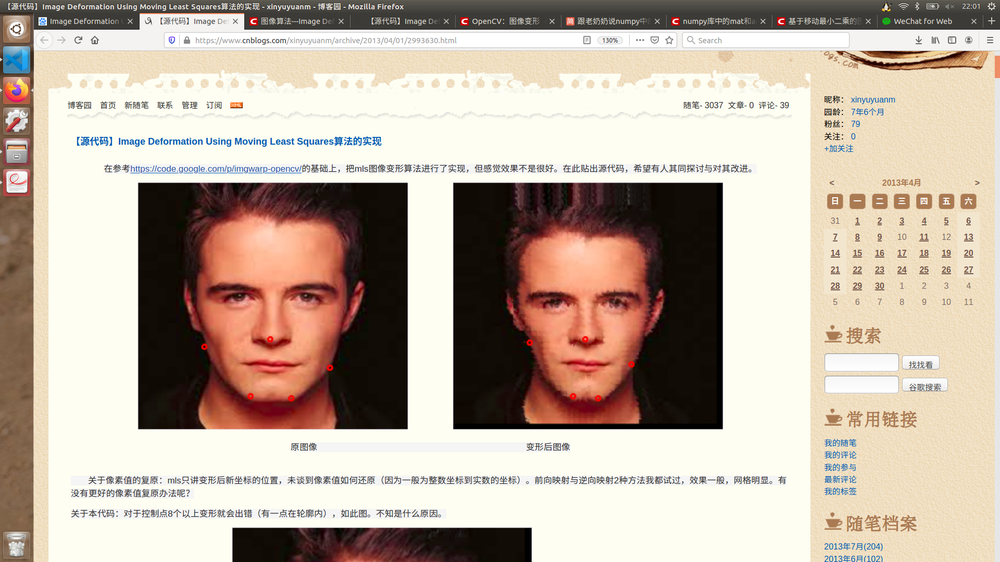
#> input picture data/1.png, 1000 x 562 px, shrunk from 1920 x 1080 before the run
$ python arigid_mls_interpolation.py
#> lines starting #> are read from the running program, lines starting #| are printed output that depends on the picture; after the words box and inside, x2 and y2 are one past the last pixel; in counts of white or black regions, pixels touching at a corner belong together
### tool/drawTools.py
import cv2
import numpy as np
def drawGrid(img,gridSize = 3):
    for i in range(0,img.shape[0],gridSize):
        cv2.line(img,(0,i),(img.shape[1]-1,i),(0,0,255),1)
    for j in range(0,img.shape[1],gridSize):
        cv2.line(img,(j,0),(j,img.shape[0]-1),(0,0,255),1)

    cv2.imshow('imgGrid',img)
    cv2.waitKey(0)
# [39 lines left out: functions drawGridPlus, drawLines, not called in this run]

### arigid_mls_interpolation.py
import cv2
import numpy as np
import math
def showImgPoints(img,points,winName = 'imgJoint'):
    for point in points:
        x = int(point[0])
        y = int(point[1])
        cv2.circle(img,(x,y),6,(255,0,255),3)
    cv2.imshow(winName,img)
    cv2.waitKey(0)
    return img.copy()

def  doublebilinear_interp(x,y,v11, v12, v21,v22):

    return (v11*(1-y) + v12*y) * (1-x) +(v21*(1-y) + v22*y) * x
class ARIGID_MLS:
    def __init__(self,img=None,tImg = None,plist = None,qlist = None,a=1.0):
        self.img = img
        self.tImg = tImg
        self.a = a
        self.plist = plist
        self.qlist = qlist
        print('plist',self.plist)
        print('qlist',self.qlist)
        self.n = len(self.plist)
    def run(self):
        img = self.img
        tImg = self.tImg
        # cv2.imshow('img',img)
        # cv2.waitKey(0)
        dimg = showImgPoints(img.copy(),self.plist,winName= 'src')
        dtImg = showImgPoints(tImg.copy(),self.qlist,winName= 'tar')
        newImg = np.zeros((img.shape[0],img.shape[1],2),dtype=float)
        for i in range(img.shape[0]):
            print(i,img.shape[0])
            for j in range(img.shape[1]):
                v = np.array([j,i])
                # v = self.plist[-1]-0.5 #
                # v = np.array([img.shape[1]//2,img.shape[0]//2])
                w = np.zeros((self.n,),dtype=float)
                nearControl = False
                q_star = np.zeros((1,2),dtype=float)
                p_star = np.zeros((1,2),dtype=float)
                weight_sum = 0.0
                for k in range(self.n):
                    norm = (self.plist[k][0] - v[0] ) **2+ (self.plist[k][1] - v[1] ) **2
                    if norm < 1e-6:
                        newImg[i,j] = np.array([0,0])
                        nearControl = True
                        break
                    else:
                        w[k] = 1.0 / norm
                        weight_sum +=w[k]
                        p_star += w[k] * self.plist[k]
                        q_star += w[k] * self.qlist[k]
                # print('weight',w)
                # input('check')
                if nearControl is False:
                    p_star /= weight_sum
                    q_star /= weight_sum
                else:
                    continue

                # print('p_star',p_star)
                # print('q_star',q_star)
                # input('check')
                _p_hat = np.zeros((self.n,1,2),dtype=float)
                _q_hat = np.zeros((self.n,1,2),dtype=float)
                for k in range(self.n):
                    _p_hat[k,0] = self.plist[k] -  p_star
                    _q_hat[k,0] = self.qlist[k] -  q_star

                miu_s = 0.0
                left_term = v - p_star
                for k in range(self.n):
                    _p_hat_k = _p_hat[k]
                    _p_hat_k_t = np.transpose(_p_hat_k,(1,0))
                    miu_s += w[k] * _p_hat_k.dot(_p_hat_k_t)
                out = np.zeros((1,2),dtype=float)
                f_v_vec = np.zeros((1,2),dtype=float)
                for ki in range(self.n):
                    _p_hat_ki = _p_hat[ki]
                    _neg_p_hat_ki_t = np.array([[_p_hat_ki[0,1],-1.0*_p_hat_ki[0,0]]])
                    left_mat = np.concatenate([_p_hat_ki,_neg_p_hat_ki_t])
                    # print('_p_hat_ki',_p_hat_ki,_neg_p_hat_ki_t,left_mat)

                    neg_left_term_t = np.array([[left_term[0,1],-1.0*left_term[0,0]]])
                    right_mat = np.concatenate([left_term,neg_left_term_t])
                    right_mat_t = np.mat(right_mat).T
                    # print('right_mat',left_term,neg_left_term_t,right_mat,right_mat_t)
                    # input('check')
                    Ai = w[ki] * left_mat.dot(right_mat_t)
                    f_v_vec += _q_hat[ki].dot(Ai)
                norm_f_v_vec = np.linalg.norm(f_v_vec)
                norm_v_p_star = np.linalg.norm(left_term)
                out = norm_v_p_star * f_v_vec / norm_f_v_vec + q_star
                # print('out',out)
                # input('check')
                if out[0,0]>0 and out[0,0]<img.shape[1]-1 and out[0,1]>0 and out[0,1]<img.shape[0]-1:
                    # x = int(out[0,0])
                    # y = int(out[0,1])
                    # newImg[y,x] = img[i,j]
                    newImg[i,j] = np.array([out[0,0]-j,out[0,1]-i])
        # [4 lines of commented-out code are left out]
        self.getDeformImg(newImg,img,dimg,dtImg)
    def getDeformImg(self,dept,img,dimg,dtImg,gridSize = 3):
        timg = img.copy()
        timg[:] = 0
        nleft ,ntop,nbottom,nright = 0,0,0,0
        lt,rt,lb,rb = np.array([0,0]),np.array([0,0]),np.array([0,0]),np.array([0,0])
        piex = None
        for i in range(0,img.shape[0],gridSize):   #   y
            print('deform',i)
            for j in range(0,img.shape[1],gridSize):   #  x
                nleft=j
                ntop=i
                nright=j+gridSize
                nbottom=i+gridSize
                nright = min(nright,img.shape[1]-1)
                nbottom = min(nbottom,img.shape[0]-1)

                lefttop_offset = dept[ntop,nleft]
                leftbottom_offset = dept[nbottom,nleft]
                righttop_offset = dept[ntop,nright]
                rightbottom_offset = dept[nbottom,nright]
                for dj in range(nleft,nright):
                    for di in range(ntop,nbottom):
                        deltax = doublebilinear_interp( (dj-nleft)/(nright-nleft),(di-ntop)/(nbottom-ntop),\
                                                 lefttop_offset[0],righttop_offset[0],\
                                                leftbottom_offset[0],rightbottom_offset[0] )
                        deltay = doublebilinear_interp( (dj-nleft)/(nright-nleft),(di-ntop)/(nbottom-ntop),\
                                                 lefttop_offset[1],righttop_offset[1],\
                                                leftbottom_offset[1],rightbottom_offset[1] )
                        dx = dj - deltax
                        dy = di - deltay
                        floor_x = max(0,math.floor(dx))
                        floor_x = min(img.shape[1]-1,floor_x)

                        floor_y = max(0,math.floor(dy))
                        floor_y = min(img.shape[0]-1,floor_y)

                        ceil_x = max(0,math.ceil(dx))
                        ceil_x = min(img.shape[1]-1,ceil_x)

                        ceil_y = max(0,math.ceil(dy))
                        ceil_y = min(img.shape[0]-1,ceil_y)

                        floor_pos = np.array([floor_x,floor_y])
                        ceil_pos = np.array([ceil_x,ceil_y])
                        for k in range(3):
                            timg[di,dj,k] = doublebilinear_interp(ceil_pos[0]-dx,ceil_pos[1]-dy,\
                                                    img[floor_y,floor_x,k],img[ceil_y,floor_x,k],\
                                                    img[floor_y,ceil_x,k],img[ceil_y,ceil_x,k] )

        imgCompose = np.hstack([dimg,dtImg,timg])
        cv2.imshow('imgCompose',imgCompose)
        cv2.imwrite('./data/zk_arigid.png',imgCompose)
        cv2.waitKey(0)
img = cv2.imread('./data/1.png')
#> img is the input picture: shape (562, 1000, 3); mean B, G, R 163.1, 176.9, 191.9
img = cv2.resize(img,(img.shape[1]//2,img.shape[0]//2))
#> img: shape (281, 500, 3)
# cv2.imshow('img',img)
imgCrop = img[176:413,133:693]
# cv2.imshow('imgCrop',imgCrop)
img_0 = imgCrop[:,0:260]
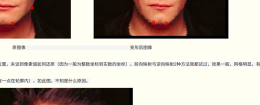
#> img_0: shape (105, 260, 3); mean B, G, R 158.6, 168.1, 181.8
img_1 = imgCrop[:,300:560]
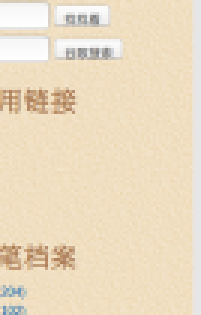
#> img_1: shape (105, 67, 3) (shown 3 times larger); mean B, G, R 194.3, 220.5, 236.4

# [43 lines of commented-out code are left out]
from tool.drawTools import *

plist = np.array([[144,17],[362,23],[160,201],[354,213],[256,253],[189,282],[314,293]])*0.5
#  # [362,23],[160,201],[354,213],[256,253],[189,282],[314,293],[221,311],[275,311]
qlist = np.array([[150,49],[398,33],[160,201],[354,213],[256,253],[189,282],[314,293]])*0.5
# # qlist = np.array([[145,18],[363,21],[160,201],[354,213],[256,253],[189,282],[314,293]])
# print('plist',plist.shape)

img = cv2.imread('./data/cat.jpg')
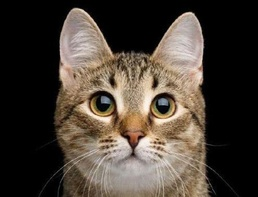
#> input picture data/cat.jpg, 258 x 197 px, shrunk from 495 x 379 before the run
#> img is the input picture: shape (197, 258, 3); mean B, G, R 54.2, 63.4, 72.9
cv2.imshow('cat',img)


img = cv2.resize(img,(img.shape[1]//2,img.shape[0]//2))
#> img: shape (98, 129, 3)
drawGrid(img,gridSize=10)
#> after the loop in drawGrid, `for i in range(0,img.shape[0],gridSize):`:
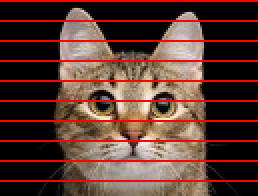
#> img: shape (98, 129, 3) (shown 2 times larger); mean B, G, R 48.9, 57.2, 91.8
#> after the loop in drawGrid, `for j in range(0,img.shape[1],gridSize):`:
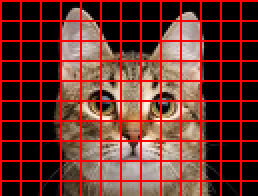
#> img: shape (98, 129, 3) (shown 2 times larger); 9.05% of pixels changed, all inside (x1, y1, x2, y2) = (0, 1, 121, 98)
afMls = ARIGID_MLS(img=img,tImg = img,plist = plist,qlist = qlist.copy())
#> in __init__, `self.qlist = qlist`: self.qlist = [[75, 24.5], [199, 16.5], [80, 100.5], [177, 106.5], [128, 126.5], [94.5, 141], [157, 146.5]]
#| qlist [[ 75.   24.5]
#|  [199.   16.5]
#|  [ 80.  100.5]
#|  [177.  106.5]
#|  [128.  126.5]
#|  [ 94.5 141. ]
#|  [157.  146.5]]
afMls.run()
#> the loop in showImgPoints (call 2), `for point in points:` made 7 passes
#> (point, x, y) on passes 1 to 7: ([75, 24.5], 75, 24), ([199, 16.5], 199, 16), ([80, 100.5], 80, 100), ([177, 106.5], 177, 106), ([128, 126.5], 128, 126), ([94.5, 141], 94, 141), ([157, 146.5], 157, 146)
#> in getDeformImg, `timg[:] = 0`: timg: shape (98, 129, 3); every value is 0
#> after the loop in getDeformImg, `for i in range(0,img.shape[0],gridSize):`:
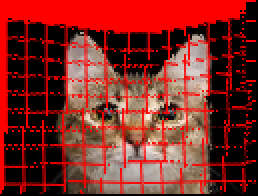
#> timg: shape (98, 129, 3) (shown 2 times larger); mean B, G, R 37.1, 43.4, 126.2
#> in getDeformImg, `imgCompose = np.hstack([dimg,dtImg,timg])`:
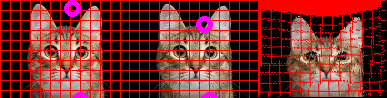
#> imgCompose: shape (98, 387, 3); mean B, G, R 44.3, 48, 116
